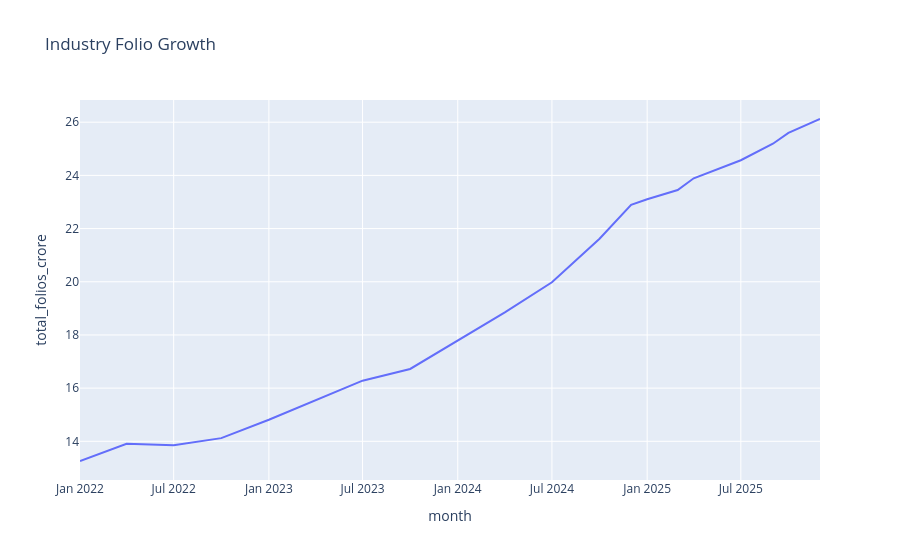

The notebook cell saved with this chart:
### Markdown cell above
## Industry Folio Growth

### Code cell
folio["month"] = pd.to_datetime(
    folio["month"]
)

fig = px.line(
    folio,
    x="month",
    y="total_folios_crore",
    title="Industry Folio Growth"
)

fig.show()

### Figure 1 — Plotly figure (JSON) as saved in the notebook; plotly's stock layout.template omitted (floating-point values rounded to 4 significant figures)
{"data": [{"hovertemplate": "month=%{x}<br>total_folios_crore=%{y}<extra></extra>", "legendgroup": "", "line": {"color": "#636efa", "dash": "solid"}, "marker": {"symbol": "circle"}, "mode": "lines", "name": "", "orientation": "v", "showlegend": false, "type": "scatter", "x": ["2022-01-01T00:00:00.000000", "2022-04-01T00:00:00.000000", "2022-07-01T00:00:00.000000", "2022-10-01T00:00:00.000000", "2023-01-01T00:00:00.000000", "2023-04-01T00:00:00.000000", "2023-07-01T00:00:00.000000", "2023-10-01T00:00:00.000000", "2024-01-01T00:00:00.000000", "2024-04-01T00:00:00.000000", "2024-07-01T00:00:00.000000", "2024-10-01T00:00:00.000000", "2024-12-01T00:00:00.000000", "2025-01-01T00:00:00.000000", "2025-03-01T00:00:00.000000", "2025-04-01T00:00:00.000000", "2025-07-01T00:00:00.000000", "2025-08-01T00:00:00.000000", "2025-09-01T00:00:00.000000", "2025-10-01T00:00:00.000000", "2025-12-01T00:00:00.000000"], "xaxis": "x", "y": [13.26, 13.91, 13.85, 14.12, 14.81, 15.54, 16.28, 16.72, 17.78, 18.85, 19.98, 21.62, 22.89, 23.1, 23.45, 23.89, 24.57, 24.89, 25.19, 25.6, 26.12], "yaxis": "y"}], "layout": {"legend": {"tracegroupgap": 0}, "title": {"text": "Industry Folio Growth"}, "xaxis": {"anchor": "y", "domain": [0, 1], "title": {"text": "month"}}, "yaxis": {"anchor": "x", "domain": [0, 1], "title": {"text": "total_folios_crore"}}}}
